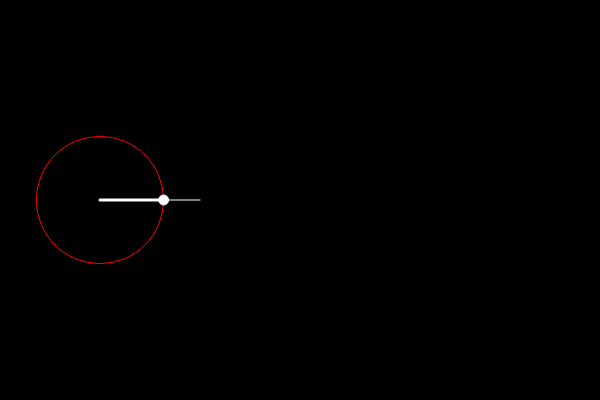
Frame 1 (no input)
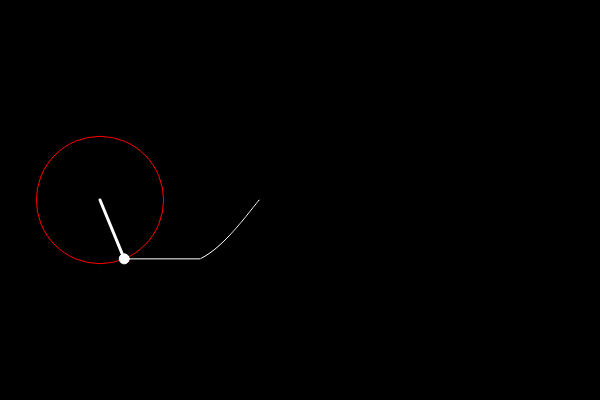
Frame 60 (no input)
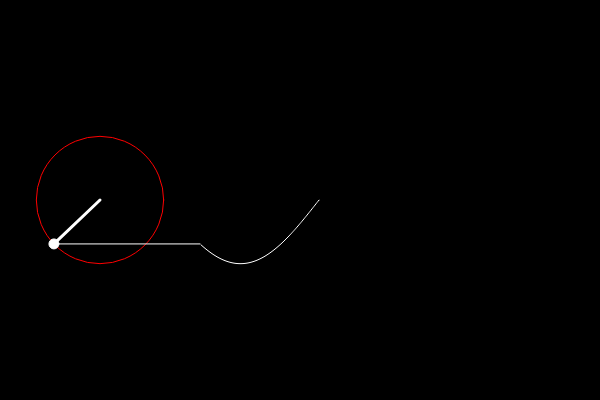
Frame 120 (the mouse pressed at the canvas centre since frame 60)

The p5.js sketch that drew these frames (run headless with seeded random() and noise() and a simulated clock; from frame 60 on, the mouse is pressed at the canvas centre):

// p5.js sketch
// ── sketch.js
// desarrollo de la funcion cuadrada con sus componentes
// de la serie de Fourier para n variable con slider

let time = 0;
let wave = [];
let slider;

function setup() {
	createCanvas(600, 400);
	colorMode(HSB);
	slider=createSlider(1, 100, 1, 1);
}

function draw() {
	background(0);
	noFill();
	stroke(255);
	translate(100, 200);
	strokeWeight(1);

	let x = 0;
	let y = 0;

	let radius = 0;
	for (let i = 0; i < slider.value(); i++) {

		let n = i * 2 + 1;
		radius = 50 * (4 / (n * PI));
		let prevx = x;
		let prevy = y;
		 push();
		// translate(x, y);
		x += radius * cos(n * time);
		y += radius * sin(n * time);
		strokeWeight(3);
		line(prevx, prevy, x, y); // radio del circulo
		stroke(color(i * 50, 255, 255));
		strokeWeight(1);
		ellipse(prevx,prevy, radius * 2);

		pop();

	}
	wave.unshift(y); // agrega al final del array

	fill(255);
	ellipse(x, y, 10); // punto del circulo

	// segundo circulo


	// sinusoide
	push();
	translate(100, 0);
	beginShape();
	noFill();
	for (let i = wave.length; i > 0; i--) {
		vertex(i, wave[i]);
	}
	endShape();
	pop();
	line(x, y, 100, y); // del circulo a la sinusoide

	if (wave.length > width) {
		wave.pop(); // lo elimina del array 

	}


	time += .02;
	//console.log(wave.length);
}
